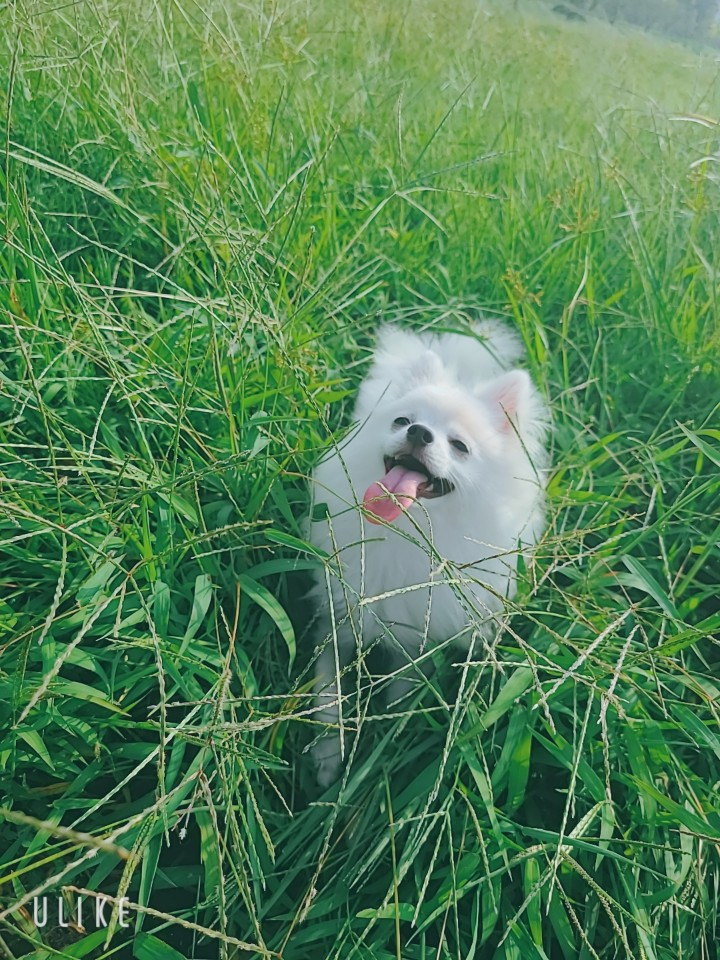
#> input picture workspace_python/HelloPython/day13/image/ato.jpg, 720 x 960 px
$ python Mycv03.py
#> lines starting #> are read from the running program, lines starting #| are printed output that depends on the picture
import cv2

#90도 회줜
img = cv2.imread("image/ato.jpg", 1)
#> img is the input picture: shape (960, 720, 3); mean B, G, R 85.2, 130, 83.8
img_rotate_90_clockwise = cv2.rotate(img, cv2.ROTATE_90_CLOCKWISE)
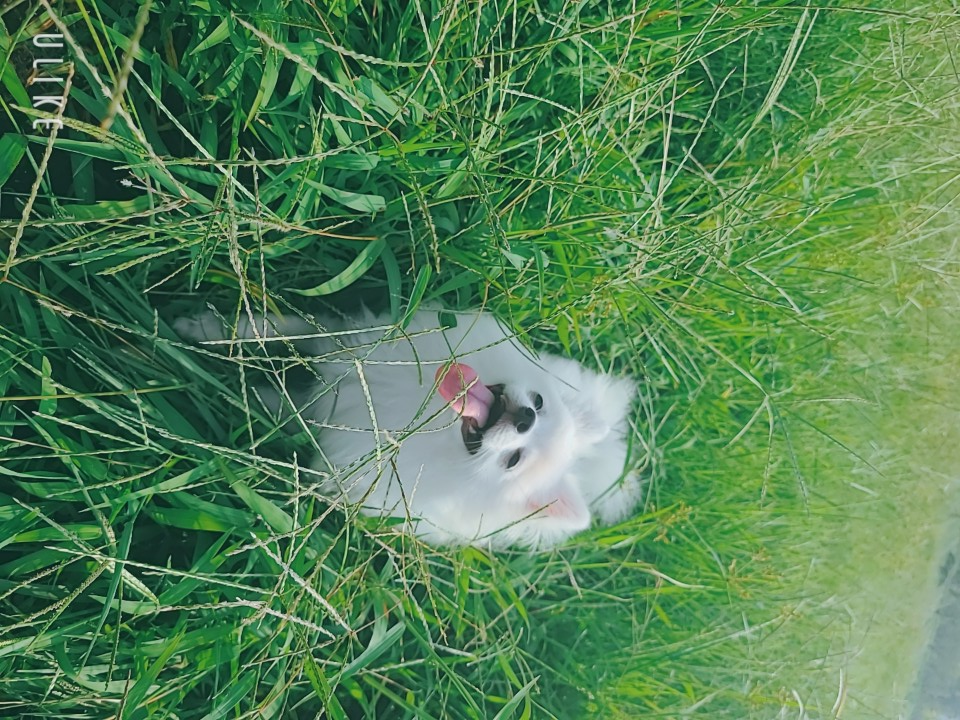
#> img_rotate_90_clockwise: shape (720, 960, 3); mean B, G, R 85.2, 130, 83.8
print(img_rotate_90_clockwise)
#> (printed output is left out)

cv2.imshow("test", img_rotate_90_clockwise)
cv2.waitKey(0)
cv2.destroyAllWindows()

$ run again, with workspace_python/HelloPython/day13/image/KakaoTalk_20210325_113630664_05.jpg copied over workspace_python/HelloPython/day13/image/ato.jpg
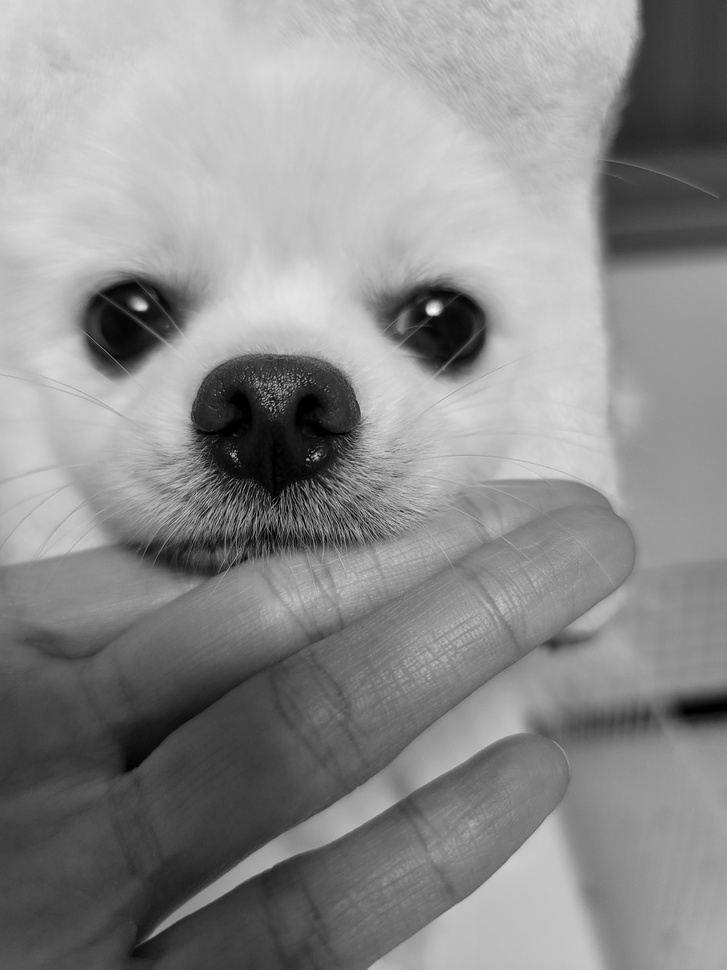
#> input picture workspace_python/HelloPython/day13/image/KakaoTalk_20210325_113630664_05.jpg, 727 x 970 px, shrunk from 3000 x 4000 before the run
#> img is the input picture: shape (970, 727, 3); min 0, max 249, mean 140.9
#> `img_rotate_90_clockwise = cv2.rotate(img, cv2.ROTATE_90_CLOCKWISE)`:
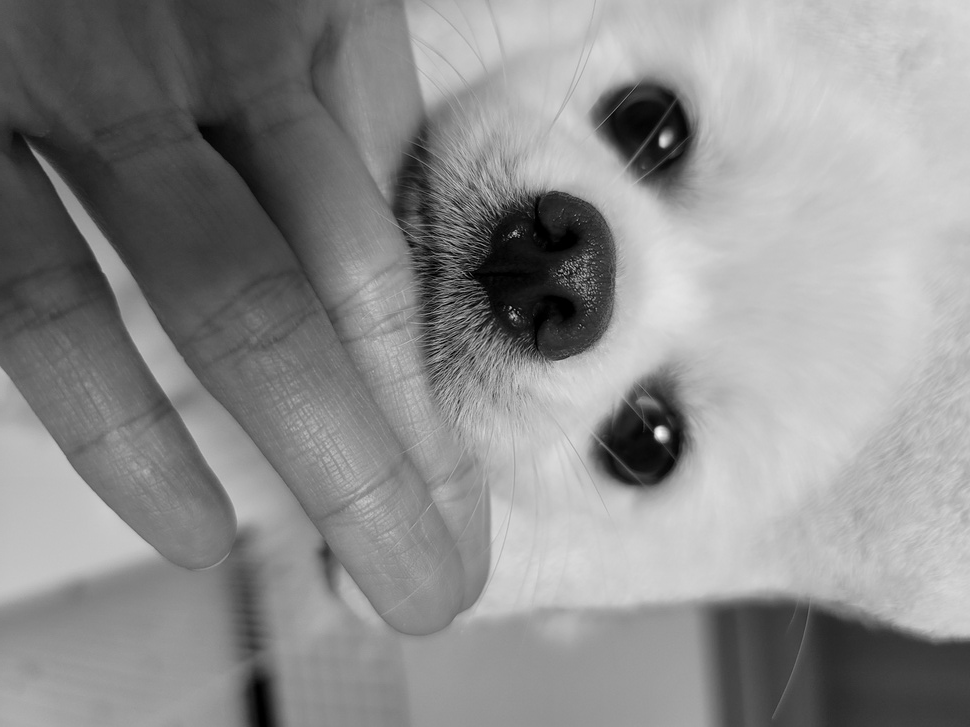
#> img_rotate_90_clockwise: shape (727, 970, 3); min 0, max 249, mean 140.9
#> (printed output is left out)

$ run again, with workspace_python/HelloPython/day13/image/KakaoTalk_20210325_113630664_06.jpg copied over workspace_python/HelloPython/day13/image/ato.jpg
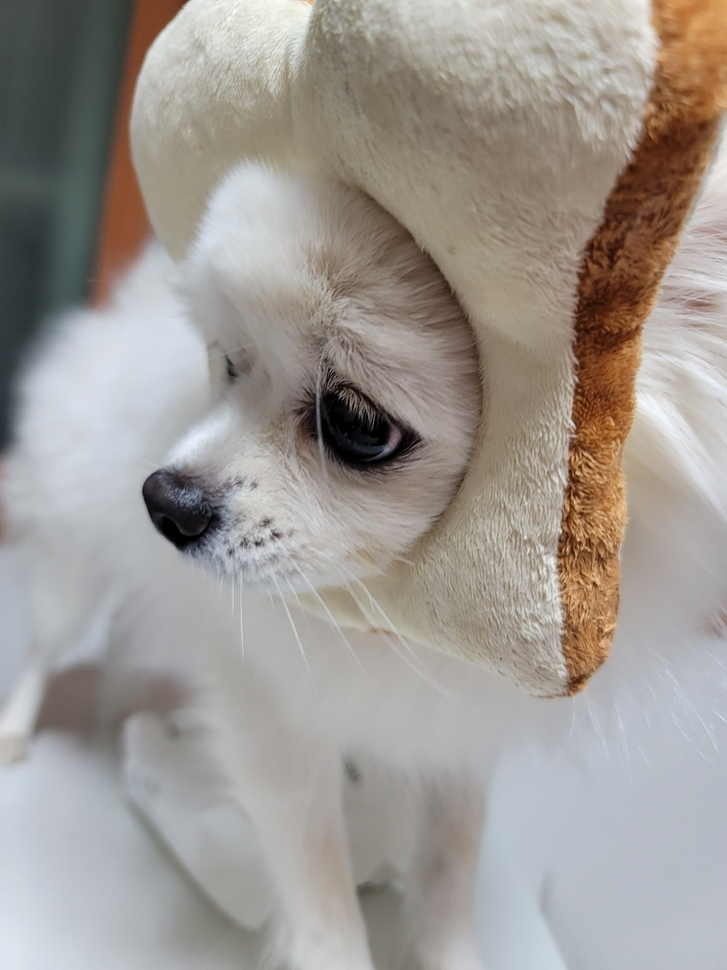
#> input picture workspace_python/HelloPython/day13/image/KakaoTalk_20210325_113630664_06.jpg, 727 x 970 px, shrunk from 3000 x 4000 before the run
#> img is the input picture: shape (970, 727, 3); mean B, G, R 147, 152.6, 158
#> `img_rotate_90_clockwise = cv2.rotate(img, cv2.ROTATE_90_CLOCKWISE)`:
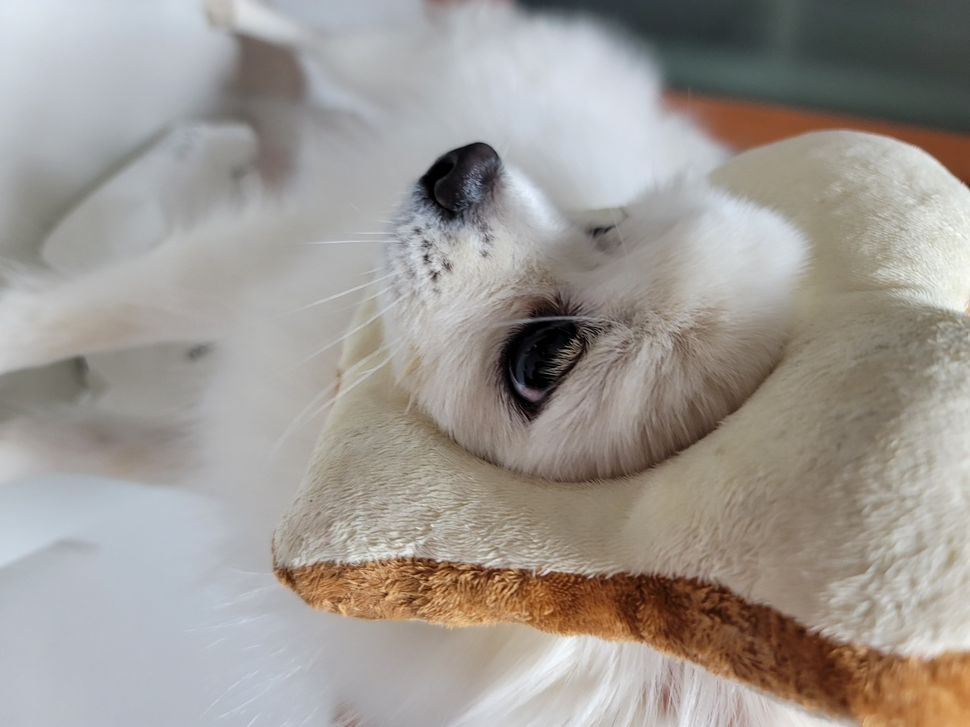
#> img_rotate_90_clockwise: shape (727, 970, 3); mean B, G, R 147, 152.6, 158
#> (printed output is left out)
